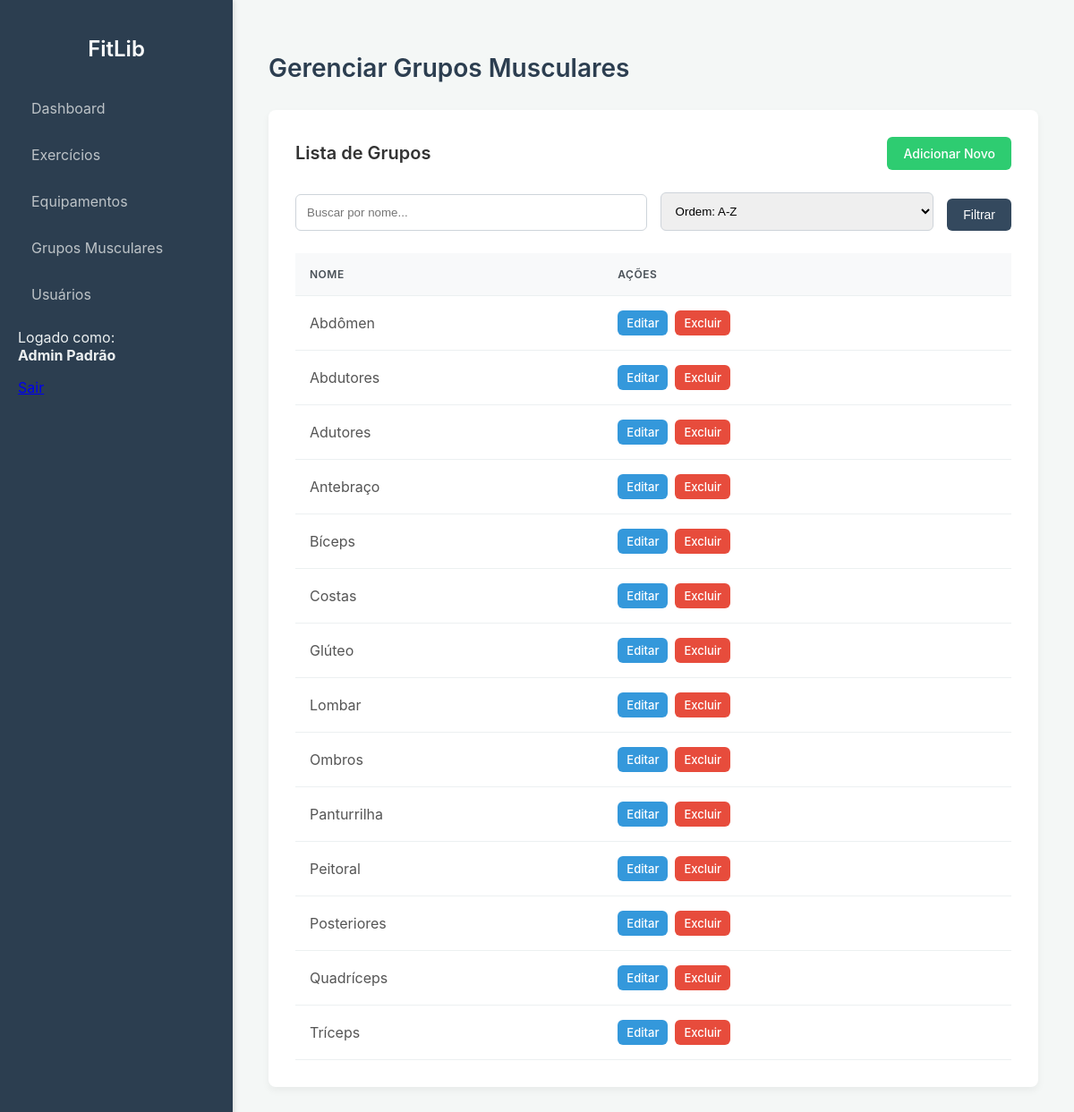
Page /api/grupos_musculares/index.php (signed in) on the committed database.
### tables this page shows
CREATE TABLE IF NOT EXISTS Grupo_muscular (
  id_grupo_muscular INT PRIMARY KEY AUTO_INCREMENT,
  nome VARCHAR(50) NOT NULL UNIQUE,
  regiao ENUM('superior', 'central', 'inferior') NOT NULL COMMENT 'Região corporal principal do grupo muscular',
  icone VARCHAR(255) NULL COMMENT 'Caminho ou identificador para o ícone do grupo',
  data_criacao TIMESTAMP DEFAULT CURRENT_TIMESTAMP,
  data_modificacao TIMESTAMP DEFAULT CURRENT_TIMESTAMP ON UPDATE CURRENT_TIMESTAMP
);

### api/grupos_musculares/index.php (the view, shortened to what this page needs)
<?php
include __DIR__ . '/../includes/header.php';
require_once __DIR__ . '/../../config/database.php';
try {
    $search = $_GET['search'] ?? '';
    $sort = $_GET['sort'] ?? 'nome_asc';
    $query = "SELECT * FROM Grupo_muscular";
    $params = [];
    $orderBy = ($sort === 'nome_desc') ? 'ORDER BY nome DESC' : 'ORDER BY nome ASC';
    $query .= " " . $orderBy;
    $stmt = $pdo->prepare($query);
    $stmt->execute($params);
    $grupos = $stmt->fetchAll();
} catch (PDOException $e) {
    die("Erro ao buscar grupos musculares: " . $e->getMessage());
}
?>
<h1>Gerenciar Grupos Musculares</h1>
<div class="card">
    <div class="card-header">
        <h2>Lista de Grupos</h2>
        <a href="/grupos_musculares/form" class="btn btn-add">Adicionar Novo</a>
    </div>
    <form method="GET" action="/grupos_musculares" class="filter-form">
        <div class="filter-group">
            <input type="text" name="search" placeholder="Buscar por nome..." value="<?= htmlspecialchars($search) ?>">
        </div>
        <div class="filter-group">
            <select name="sort">
                <option value="nome_asc" <?= ($sort === 'nome_asc') ? 'selected' : '' ?>>Ordem: A-Z</option>
            </select>
        </div>
        <button type="submit" class="btn">Filtrar</button>
    </form>
    <table>
        <thead>
            <tr>
                <th>Nome</th>
                <th>Ações</th>
            </tr>
        </thead>
        <tbody>
            <?php foreach ($grupos as $grupo): ?>
                <tr>
                    <td><?= htmlspecialchars($grupo['nome']) ?></td>
                    <td>
                        <a href="/grupos_musculares/form?id=<?= $grupo['id_grupo_muscular'] ?>" class="btn btn-edit">Editar</a>
                        <a href="/grupos_musculares/delete?id=<?= $grupo['id_grupo_muscular'] ?>" class="btn btn-delete" onclick="return confirm('Tem certeza que deseja excluir este grupo muscular?');">Excluir</a>
                    </td>
                </tr>
            <?php endforeach; ?>
        </tbody>
    </table>
</div>

### public/assets/css/style.css (style rules this page uses)
body { font-family: -apple-system, BlinkMacSystemFont, "Segoe UI", Roboto, "Helvetica Neue", Arial, sans-serif; background-color: #f4f7f6; color: #333; margin: 0; display: flex; min-height: 100vh; }
h1 { font-size: 28px; font-weight: 600; color: #2c3e50; border-bottom: none; padding-bottom: 0; margin-bottom: 0; }
.card { background-color: #fff; border-radius: 8px; padding: 30px; box-shadow: 0 4px 8px rgba(0,0,0,0.05); margin-bottom: 0; }
.card-header { display: flex; justify-content: space-between; align-items: center; margin-bottom: 25px; }
.card-header h2 { margin: 0; font-size: 20px; font-weight: 600; }
table { width: 100%; border-collapse: collapse; margin-top: 0; box-shadow: none; }
th, td { padding: 16px; border: none; border-bottom: 1px solid #ecf0f1; text-align: left; vertical-align: middle; }
td:last-child { display: flex; align-items: center; gap: 8px; }
thead { background-color: #f8f9fa; color: #495057; }
thead th { font-weight: 600; text-transform: uppercase; font-size: 12px; letter-spacing: 0.5px; }
tbody tr:nth-child(even) { background-color: transparent; }
tbody td { color: #555; }
.btn { padding: 10px 18px; border: none; border-radius: 6px; color: #fff; text-decoration: none; cursor: pointer; font-size: 14px; font-weight: 500; transition: background-color 0.2s, transform 0.2s; }
.btn-edit { background-color: #3498db; }
.btn-delete { background-color: #e74c3c; }
.btn-add { background-color: #2ecc71; margin-bottom: 0; }
td .btn { padding: 6px 10px; font-size: 13px; margin-right: 0; }
form { background: transparent; padding: 0; box-shadow: none; }
form input[type="text"], form textarea, form select { width: 100%; padding: 12px; margin-bottom: 20px; border: 1px solid #ced4da; border-radius: 6px; box-sizing: border-box; transition: border-color 0.2s, box-shadow 0.2s; }
.filter-form { display: flex; gap: 15px; margin-bottom: 25px; align-items: flex-end; }
.filter-form .filter-group { flex-grow: 1; }
.filter-form input[type="text"], .filter-form select { margin-bottom: 0; }
.filter-form .btn { background-color: #34495e; flex-shrink: 0; }

### rows in the picture
grupo_muscular: nome "Abdômen"
grupo_muscular: nome "Abdutores"
grupo_muscular: nome "Adutores"
grupo_muscular: nome "Antebraço"
grupo_muscular: nome "Bíceps"
grupo_muscular: nome "Costas"
grupo_muscular: nome "Glúteo"
grupo_muscular: nome "Lombar"
grupo_muscular: nome "Ombros"
grupo_muscular: nome "Panturrilha"
grupo_muscular: nome "Peitoral"
grupo_muscular: nome "Posteriores"
grupo_muscular: nome "Quadríceps"
grupo_muscular: nome "Tríceps"

### other values in the picture
$_SESSION['nome_adm'] "Admin Padrão"
